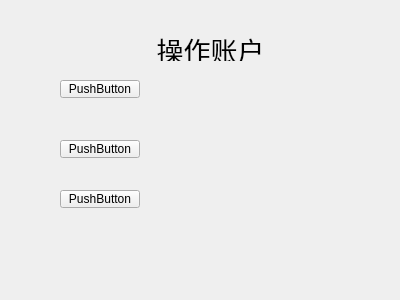
<?xml version="1.0" encoding="UTF-8"?>
<ui version="4.0">
 <class>operate</class>
 <widget class="QWidget" name="operate">
  <property name="geometry">
   <rect>
    <x>0</x>
    <y>0</y>
    <width>400</width>
    <height>300</height>
   </rect>
  </property>
  <property name="windowTitle">
   <string>Form</string>
  </property>
  <widget class="QLabel" name="label">
   <property name="geometry">
    <rect>
     <x>140</x>
     <y>30</y>
     <width>141</width>
     <height>31</height>
    </rect>
   </property>
   <property name="text">
    <string>&lt;html&gt;&lt;head/&gt;&lt;body&gt;&lt;p align=&quot;center&quot;&gt;&lt;span style=&quot; font-size:20pt;&quot;&gt;操作账户&lt;/span&gt;&lt;/p&gt;&lt;/body&gt;&lt;/html&gt;</string>
   </property>
   <property name="alignment">
    <set>Qt::AlignCenter</set>
   </property>
  </widget>
  <widget class="QPushButton" name="pushButton">
   <property name="geometry">
    <rect>
     <x>60</x>
     <y>80</y>
     <width>80</width>
     <height>18</height>
    </rect>
   </property>
   <property name="text">
    <string>PushButton</string>
   </property>
  </widget>
  <widget class="QPushButton" name="pushButton_2">
   <property name="geometry">
    <rect>
     <x>60</x>
     <y>140</y>
     <width>80</width>
     <height>18</height>
    </rect>
   </property>
   <property name="text">
    <string>PushButton</string>
   </property>
  </widget>
  <widget class="QPushButton" name="pushButton_3">
   <property name="geometry">
    <rect>
     <x>60</x>
     <y>190</y>
     <width>80</width>
     <height>18</height>
    </rect>
   </property>
   <property name="text">
    <string>PushButton</string>
   </property>
  </widget>
 </widget>
 <resources/>
 <connections/>
</ui>
